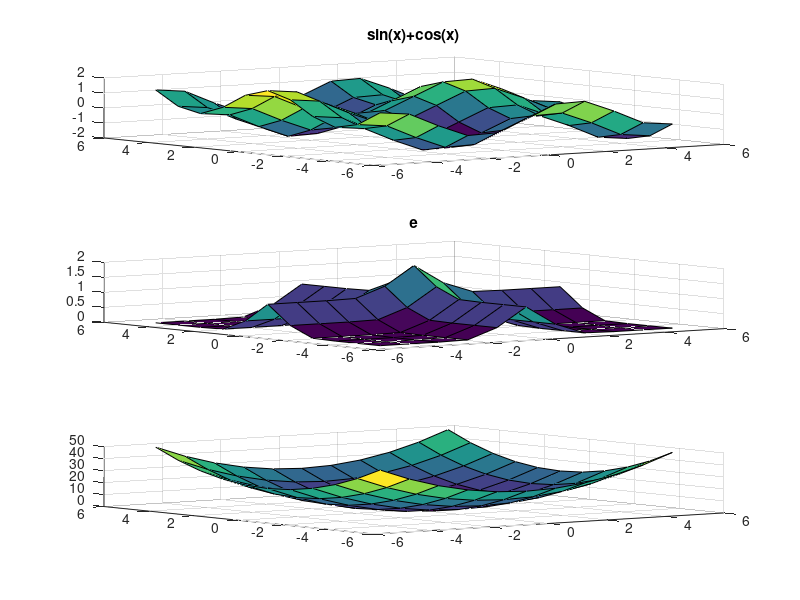

Here is the MATLAB script that generated this plot:
[X, Y] = meshgrid(-5:5);
F_1 = sin(X) + cos(Y);
F_2 = exp(-1 * X .^ 2) + exp(-1 * (Y .^ 2));
F_3 = X .^ 2 + Y .^ 2;
figure(1)

subplot(3, 1, 1)
surf(X, Y, F_1)
title("sin(x)+cos(x)")

subplot(3, 1, 2)
surf(X, Y, F_2)
title("e")

subplot(3, 1, 3)
surf(X, Y, F_3)
